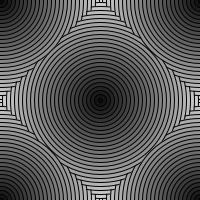
Frame 1 (no input)
Frame 60 (the mouse pressed at the canvas centre just before this capture): identical to frame 1, image omitted
Frame 120 (the mouse held since frame 60 and released just before this capture): identical to frame 1, image omitted

The Processing sketch that drew this single still picture (run headless with seeded random() and noise(); from frame 60 on, the mouse is pressed at the canvas centre):

// Processing sketch: processing_50165
// ── processing_50165.pde


void setup()
{
size(200,200);
}

void draw()
{
background(255);

for (float w = 220; w > 0; w = w -8) {
ellipse (width/200,height/200,w,w);
ellipse (width, height/200,w,w);
ellipse (width/200,height,w,w);
ellipse (width,height,w,w);
ellipse (width/2,height/2,w,w);
fill(w + mouseX - mouseY);
}




}
